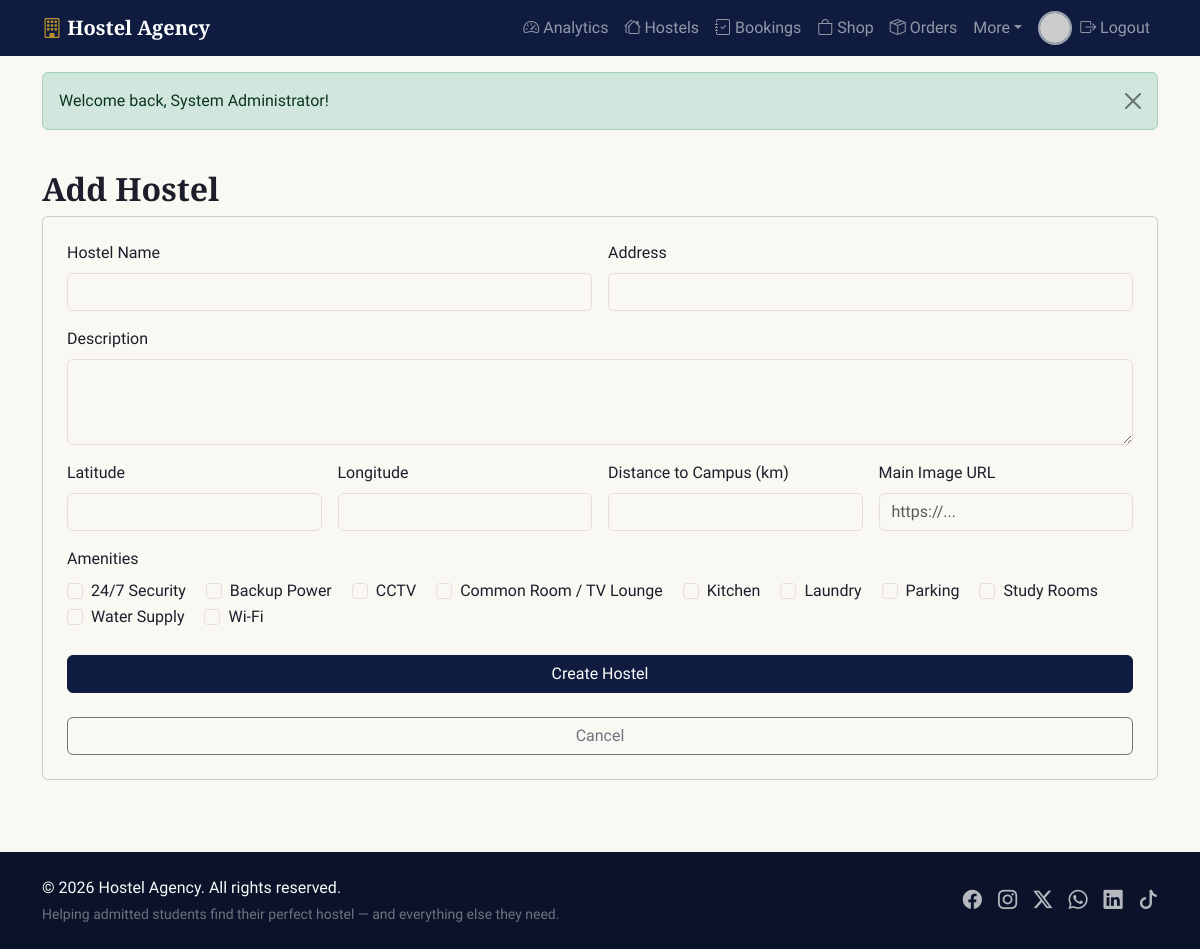
Screenshot of /admin/hostel_form.php (signed in) with the database file from the repository.
### tables this page shows
CREATE TABLE `amenities` (
  `id` int(11) NOT NULL,
  `name` varchar(80) NOT NULL,
  `icon` varchar(50) DEFAULT 'check-circle'
);

### includes/functions.php (called while the page is built, shortened)
<?php
function h($str) {
    return htmlspecialchars($str ?? '', ENT_QUOTES, 'UTF-8');
}

### admin/hostel_form.php (the view, shortened to what this page needs)
<?php
require_once __DIR__ . '/../includes/functions.php';
$id = (int)($_GET['id'] ?? 0);
$hostel = ['name'=>'','description'=>'','address'=>'','latitude'=>'','longitude'=>'','distance_to_campus_km'=>'','main_image'=>''];
$amenities = $pdo->query("SELECT * FROM amenities ORDER BY name")->fetchAll();
$selectedAmenities = [];
require __DIR__ . '/../includes/header.php';
?>
<div class="container py-4">
  <h2><?= $id ? 'Edit' : 'Add' ?> Hostel</h2>
  <form method="post" action="<?= BASE_URL ?>/admin/hostel_save.php" class="card p-4">
    <div class="row g-3">
      <div class="col-md-6">
        <label class="form-label">Hostel Name</label>
        <input type="text" class="form-control" name="name" required value="<?= h($hostel['name']) ?>">
      </div>
      <div class="col-md-6">
        <label class="form-label">Address</label>
        <input type="text" class="form-control" name="address" value="<?= h($hostel['address']) ?>">
      </div>
      <div class="col-12">
        <label class="form-label">Description</label>
        <textarea class="form-control" name="description" rows="3" required><?= h($hostel['description']) ?></textarea>
      </div>
      <div class="col-md-3">
        <label class="form-label">Latitude</label>
        <input type="text" class="form-control" name="latitude" value="<?= h($hostel['latitude']) ?>">
      </div>
      <div class="col-md-3">
        <label class="form-label">Longitude</label>
        <input type="text" class="form-control" name="longitude" value="<?= h($hostel['longitude']) ?>">
      </div>
      <div class="col-md-3">
        <label class="form-label">Distance to Campus (km)</label>
        <input type="number" step="0.1" class="form-control" name="distance_to_campus_km" value="<?= h($hostel['distance_to_campus_km']) ?>">
      </div>
      <div class="col-md-3">
        <label class="form-label">Main Image URL</label>
        <input type="text" class="form-control" name="main_image" value="<?= h($hostel['main_image']) ?>" placeholder="https://...">
      </div>
      <div class="col-12">
        <label class="form-label">Amenities</label><br>
        <?php foreach ($amenities as $a): ?>
          <div class="form-check form-check-inline">
            <input class="form-check-input" type="checkbox" name="amenities[]" value="<?= (int)$a['id'] ?>"
              id="fam<?= (int)$a['id'] ?>" <?= in_array($a['id'], $selectedAmenities) ? 'checked' : '' ?>>
            <label class="form-check-label" for="fam<?= (int)$a['id'] ?>"><?= h($a['name']) ?></label>
          </div>
        <?php endforeach; ?>
      </div>
    </div>
    <button type="submit" class="btn btn-primary mt-4"><?= $id ? 'Update' : 'Create' ?> Hostel</button>
    <a href="<?= BASE_URL ?>/admin/hostels.php" class="btn btn-outline-secondary mt-4">Cancel</a>
  </form>
</div>
<?php require __DIR__ . '/../includes/footer.php'; ?>

### assets/css/style.css (style rules this page uses)
:root { --navy: #0f1c3f; --navy-dark: #0a1329; --navy-light: #24365f; --gold: #b8912c; --gold-dark: #97731f; --gold-light: #d9b95c; --cream: #faf8f3; --card-bg: #ffffff; --border-subtle: #e5e0d5; --text-dark: #1c1f2b; --text-muted: #6b7280; --bs-body-bg: var(--cream); --bs-body-color: var(--text-dark); --bs-border-color: var(--border-subtle); --bs-primary: var(--navy); --bs-primary-rgb: 15, 28, 63; --bs-warning: var(--gold); --bs-warning-rgb: 184, 145, 44; --bs-link-color: var(--navy); --bs-link-hover-color: var(--gold-dark); }
body { background-color: var(--cream); font-family: 'Source Sans 3', 'Segoe UI', Roboto, Arial, sans-serif; color: var(--text-dark); }
h1, h2, h3, h4, .navbar-brand { font-family: 'Playfair Display', Georgia, 'Times New Roman', serif; font-weight: 700; }
.btn-primary { background-color: var(--navy); border-color: var(--navy); }

### rows the page displays
amenities: name "24/7 Security"
amenities: name "Backup Power"
amenities: name "CCTV"
amenities: name "Common Room / TV Lounge"
amenities: name "Kitchen"
amenities: name "Laundry"
amenities: name "Parking"
amenities: name "Study Rooms"
amenities: name "Water Supply"
amenities: name "Wi-Fi"

### other values shown
$flash['message'] "Welcome back, System Administrator!"
